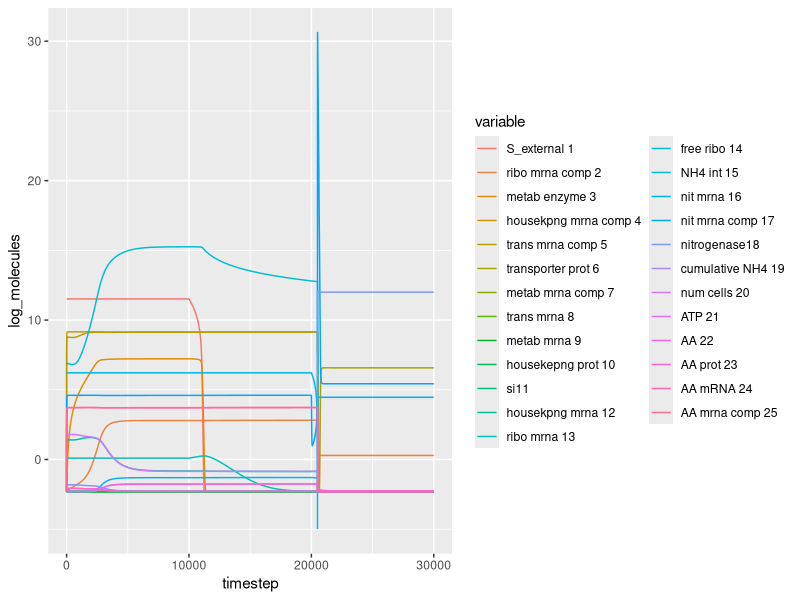

Write the R code that produced this figure.
rm(list=ls())
graphics.off()

library(ggplot2)
library(reshape2)
library(gridExtra)
library(cowplot)

raw_data = read.csv("../data/AA-results-k_cat_AA-1.0k_a_NH41.0k_a11.0k_NH41.0k_a_AA1.0k_NH4_AA1.0.csv")
raw_data = raw_data[,-c(1)]
# test[ , order(names(test))]
colnames(raw_data)<- as.numeric(substring(names(raw_data),6))
sorted_data= raw_data[,order(names(raw_data))]

colnames(sorted_data)= c("S_external 1","ribo mrna comp 2","metab enzyme 3","housekpng mrna comp 4","trans mrna comp 5","transporter prot 6","metab mrna comp 7","trans mrna 8","metab mrna 9","housekepng prot 10","si11","housekpng mrna 12","ribo mrna 13","free ribo 14","NH4 int 15","nit mrna 16","nit mrna comp 17","nitrogenase18","cumulative NH4 19","num cells 20","ATP 21","AA 22","AA prot 23","AA mRNA 24","AA mrna comp 25", "timestep")

melted_data<- melt(sorted_data, id.var="timestep")
melted_data['log_molecules']= log(melted_data['value']+0.1)

plt = ggplot(data = melted_data, aes(x = timestep, y = log_molecules))+geom_line(aes(color = variable))
plt2=ggplot(data = melted_data, aes(x = timestep, y = log_molecules))+geom_line(aes(color = variable))
# plt+ labs(x = "time", y = "title")

plt
